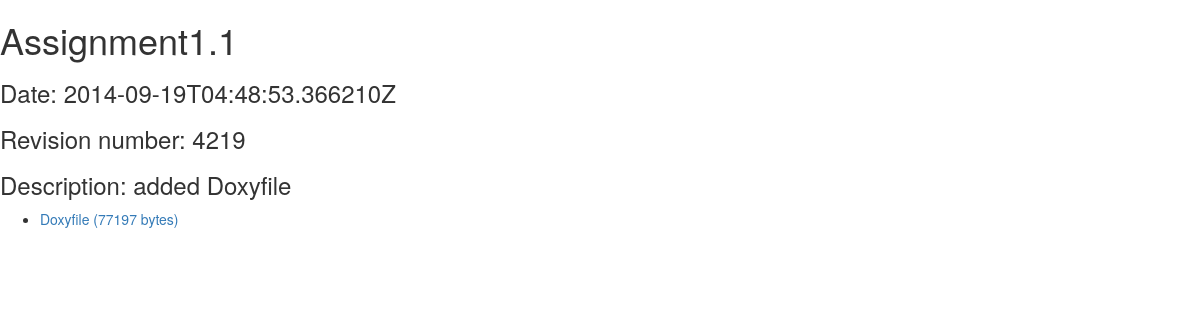
The page /cs242_svn/3/ on the database its author committed.
### cs242_svn/models.py (models this page shows, shortened)
class Project(models.Model):
    project_name = models.CharField(max_length=100)
    date = models.CharField(max_length=50)
    description = models.CharField(max_length=200)
    revision = models.CharField(max_length=10)

class SVNFile(models.Model):
    project = models.ForeignKey(Project)
    path = models.CharField(max_length=200)
    name = models.CharField(max_length=100)
    size = models.CharField(max_length=10)
    revision = models.CharField(max_length=10)
    author = models.CharField(max_length=50)
    date = models.CharField(max_length=50)

### cs242_svn/views.py (the view)
# urls.py: url(r'^(?P<project_id>\d+)/$', views.file_list_view, name='detail'),
def file_list_view(request, project_id):
    project = get_object_or_404(Project, pk=project_id)
    file_list = SVNFile.objects.filter(project=project)
    return render(request, 'cs242_svn/detail.html', {'file_list': file_list, 'project': project})

### cs242_svn/templates/cs242_svn/detail.html
{% load staticfiles %}
<link rel="stylesheet" type="text/css" href="https://maxcdn.bootstrapcdn.com/bootstrap/3.2.0/css/bootstrap.min.css" />
<h1>{{ project.project_name }}</h1>
<h3>Date: {{ project.date }}</h3>
<h3>Revision number: {{ project.revision }}</h3>
<h3>Description: {{ project.description }}</h3>
{% if file_list %}
    <ul>
    {% for file in file_list %}
        <li><a href="https://subversion.ews.illinois.edu/svn/fa14-cs242/zberman2/{{ file.path }}" target="_blank">{{ file.name }} ({{ file.size }} bytes)</a></li>
    {% endfor %}
    </ul>
{% else %}
    <p>No files are available.</p>
{% endif %}

### rows shown on the page
Project: project_name "Assignment1.1", date "2014-09-19T04:48:53.366210Z", revision "4219", description "added Doxyfile"
SVNFile: name "Doxyfile", size "77197"
